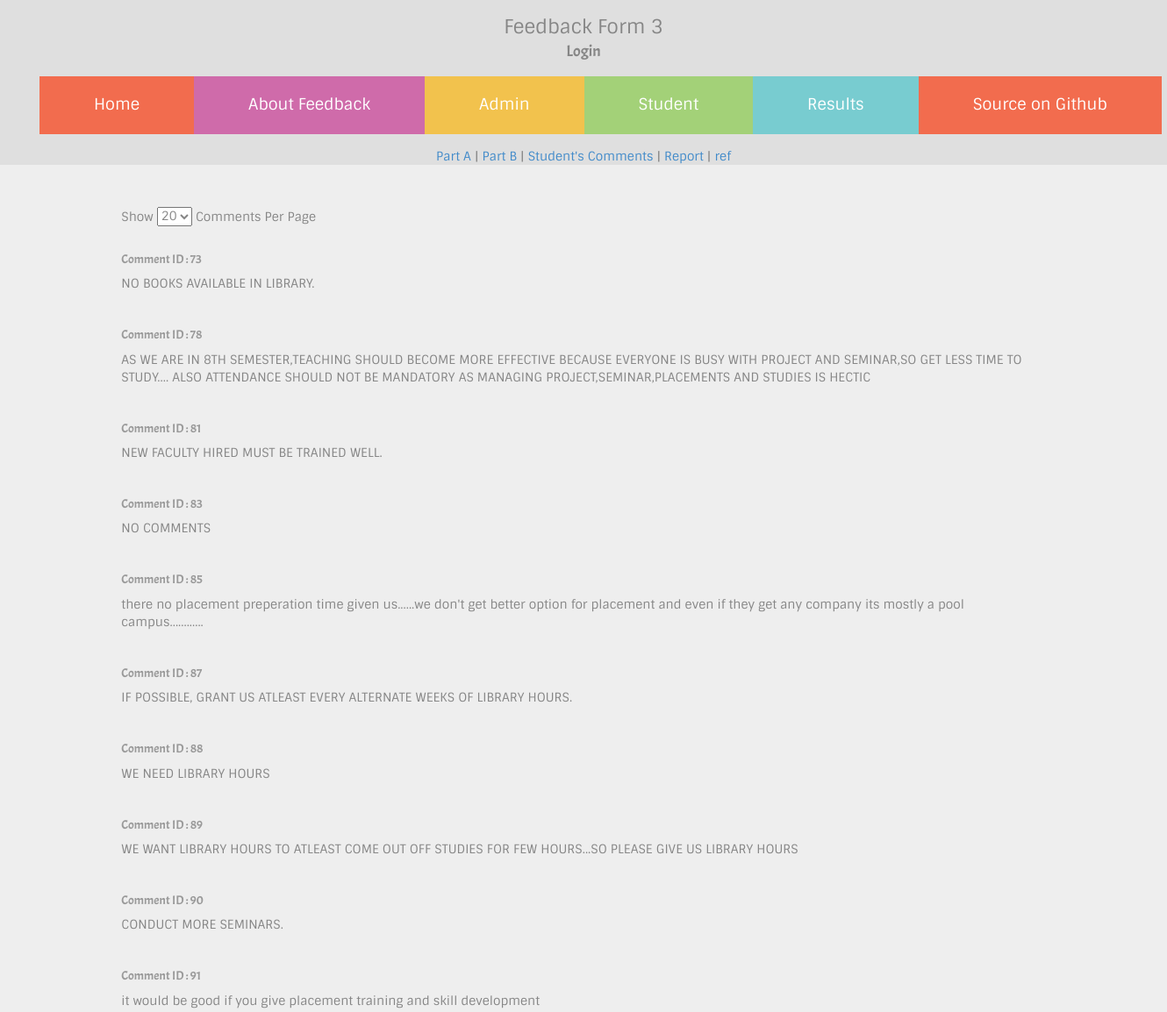
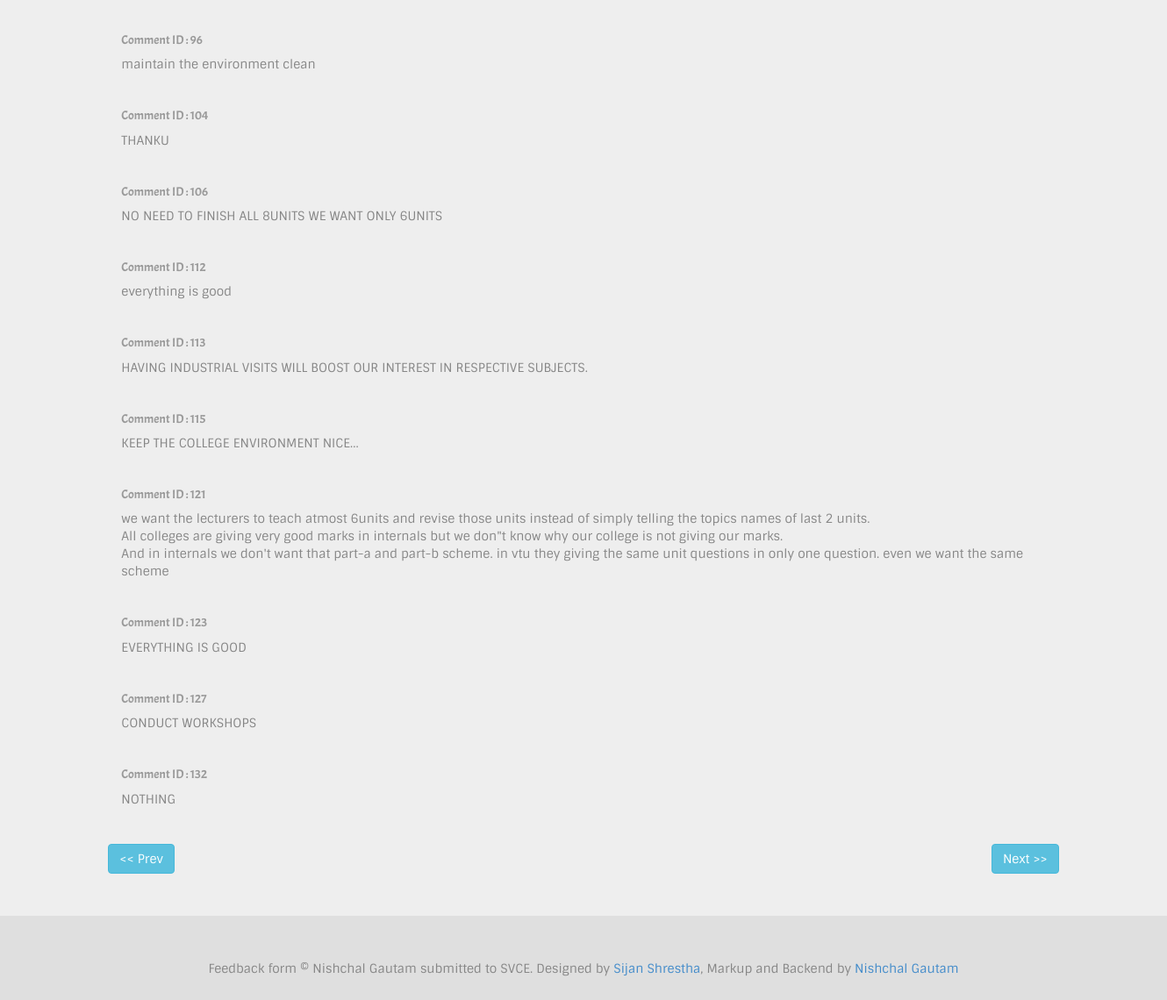
The app's page /admin/studentfeedbacks.php?limit=20&offset=20 (signed in), older data (2 pictures, top to bottom).
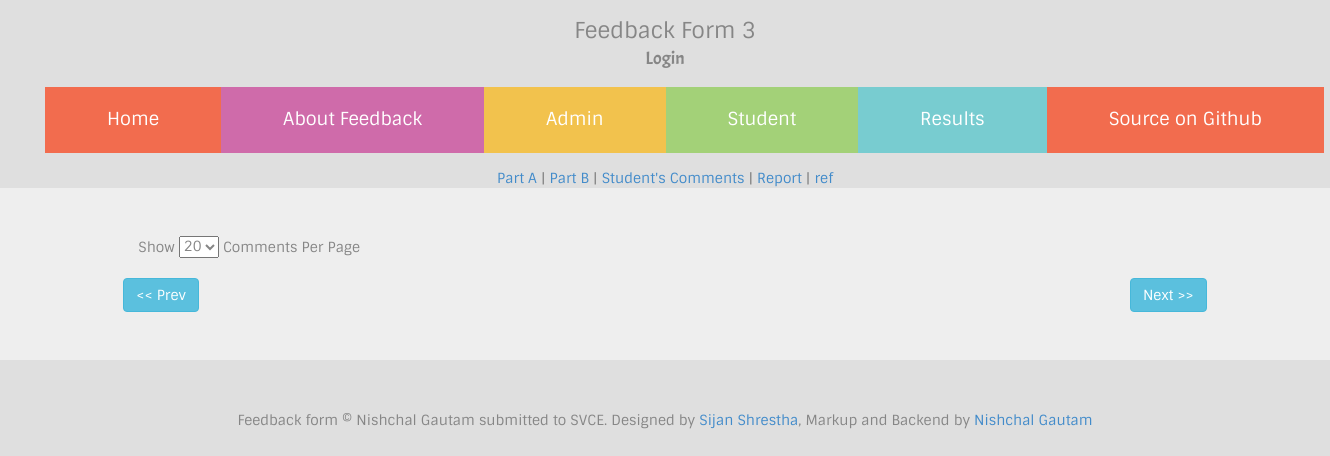
The same page, newer data.
### tables this page shows
CREATE TABLE `feedbackStudents` (
  `id` int(5) NOT NULL AUTO_INCREMENT,
  `usn` varchar(50) DEFAULT NULL,
  `message` text,
  PRIMARY KEY (`id`),
  UNIQUE KEY `usn` (`usn`),
  UNIQUE KEY `usn_2` (`usn`)
);

### classes/auth.class.php (called while the page is built, shortened)
<?php
	class authenticate
	{
		public static $db_host,$db_user,$db_pass,$db_name,$username,$password;
		public static function check(){
			$db_name=self::$db_name;
			$username=self::$username;
			$password=self::$password;
			$username=mysql_real_escape_string($username);
			$sql="SELECT * FROM `$db_name`.`admin` WHERE `username`='$username' LIMIT 1";
			$query=mysql_query($sql);
			$num=mysql_num_rows($query);
			if($num!=1){
				return false;
			}
			else{
				$data=mysql_fetch_object($query);
				$passdb=$data->password;
				if($password==$passdb){
					return true;
				}else{
					return false;
				}
			}
		}
	}
?>

### admin/studentfeedbacks.php (the view, shortened to what this page needs)
<?php
	require_once("../classes/auth.class.php");
?>
<?php $title="Login Admin"; require_once('../required_files/header.php'); ?>
	<div align="center">
		<a href="admin.php" >Part A</a> | <a href="collegeResult.php" >Part B</a> | <a href="studentfeedbacks.php">Student's Comments</a> | <a href="report.php">Report</a> | <a href="getreport.php" >ref</a>
	</div>
	<div class="jumbotron">
		<div class="row">
			<div class="col-sm-10 col-sm-offset-1">
			<form action="<?php echo $_SERVER['PHP_SELF']; ?>" onchange="this.submit()" method="get">
			Show <select style="margin-bottom:20px;" name="limit" id="">
					<?php $limit=(isset($_GET['limit']))?$_GET['limit']:20;?>
					<option value="20" <?php if ($limit==20) {echo "selected";} ?>>20</option>
				</select> Comments Per Page
			</form>
				<?php
					$limit=(isset($_GET['limit']))?$_GET['limit']:20;
					$limit=($limit<0)?0:$limit;
					$offset=(isset($_GET['offset']))?$_GET['offset']:0;
					$offset=($offset<0)?0:$offset;
					$sql="SELECT id,message FROM `$db_name`.`feedbackStudents` WHERE message != '' LIMIT $limit OFFSET $offset";
					$query=mysql_query($sql);
					while ($data=mysql_fetch_object($query)) {
						echo "<h5 class='text-muted' style='font-family:acme;'>Comment ID : ".$data->id."</h5><span style='font-family:sintony;'>".nl2br(htmlentities($data->message))."</span><hr>";
					}
				 ?>
				 <div class="row"><a href="<?php $newoffset=$offset-$limit;echo $_SERVER['PHP_SELF']."?limit=$limit&offset=$newoffset"; ?>" class="badge <?php if($newoffset<0){echo "disabled";} ?> btn btn-info">&lt;&lt; Prev</a><a href="<?php $newoffset=$offset+$limit; echo $_SERVER['PHP_SELF']."?limit=$limit&offset=$newoffset"; ?>" class="badge btn btn-info pull-right">Next &gt;&gt;</a></div>
			</div>
		</div>
	</div>
<?php require_once('../required_files/footer.php'); ?>

Row changes from the older to the newer data that the page shows:
removed feedbackstudents: id "73", message "NO BOOKS AVAILABLE IN LIBRARY."
removed feedbackstudents: id "78", message "AS WE ARE IN 8TH SEMESTER,TEACHING SHOULD BECOME MORE EFFECTIVE BECAUSE EVERYONE IS BUSY WITH PROJECT AND SEMINAR,SO GET LESS TIME TO STUDY.... ALSO ATTENDANCE SHOULD NOT BE MANDATORY AS MANAGING PROJECT,SEMINAR,PLACEMENTS AND STUDIES IS HECTIC"
removed feedbackstudents: id "81", message "NEW FACULTY HIRED MUST BE TRAINED WELL."
removed feedbackstudents: id "83", message "NO COMMENTS"
removed feedbackstudents: id "85", message "there no placement preperation time given us......we don't get better option for placement and even if they get any company its mostly a pool campus............"
removed feedbackstudents: id "87", message "IF POSSIBLE, GRANT US ATLEAST EVERY ALTERNATE WEEKS OF LIBRARY HOURS."
removed feedbackstudents: id "88", message "WE NEED LIBRARY HOURS"
removed feedbackstudents: id "89", message "WE WANT LIBRARY HOURS TO ATLEAST COME OUT OFF STUDIES FOR FEW HOURS...SO PLEASE GIVE US LIBRARY HOURS"
removed feedbackstudents: id "90", message "CONDUCT MORE SEMINARS."
removed feedbackstudents: id "91", message "it would be good if you give placement training and skill development"
removed feedbackstudents: id "96", message "maintain the environment clean"
removed feedbackstudents: id "104", message "THANKU"
removed feedbackstudents: id "106", message "NO NEED TO FINISH ALL 8UNITS WE WANT ONLY 6UNITS"
removed feedbackstudents: id "112", message "everything is good"
removed feedbackstudents: id "113", message "HAVING INDUSTRIAL VISITS WILL BOOST OUR INTEREST IN RESPECTIVE SUBJECTS."
removed feedbackstudents: id "115", message "KEEP THE COLLEGE ENVIRONMENT NICE..."
removed feedbackstudents: id "121", message "we want the lecturers to teach atmost 6units and revise those units instead of simply telling the topics names of last 2 units. All colleges are giving very good marks in internals but we don\"t know why our college is not giving our marks. And in internals we don't want that part-a and part-b scheme. in vtu they giving the same unit questions in only one question. even we want the same scheme"
removed feedbackstudents: id "123", message "EVERYTHING IS GOOD"
removed feedbackstudents: id "127", message "CONDUCT WORKSHOPS"
removed feedbackstudents: id "132", message "NOTHING"
